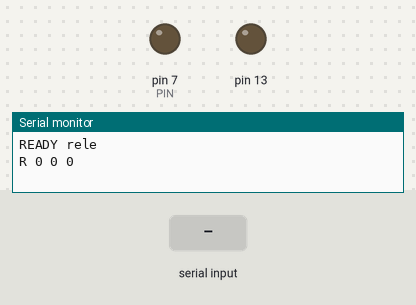
Bench run of a sketch on a simulated Arduino Uno, built with avr-gcc and run on an emulated ATmega328P. Shown: output pins drawn as LEDs (lit = HIGH), the last lines printed to the serial monitor. Dashed ring = blinking. The test bench sets the inputs (shaded band).

Above: at 1.2 s.
1.3 s: "L90\n" received over Serial
At 1.67 s:
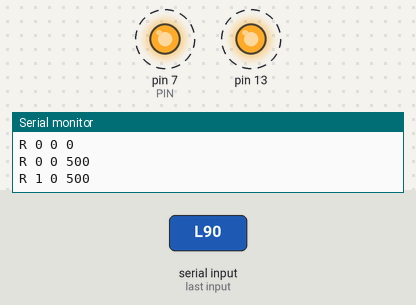
4.3 s: "R90\n" received over Serial
At 4.3 s:
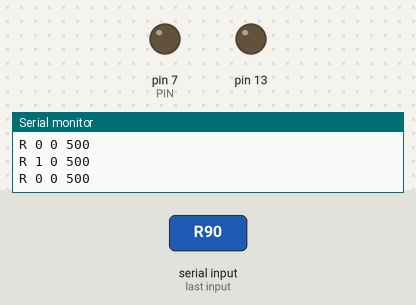
5.8 s: "T90\n" received over Serial
At 6.8 s:
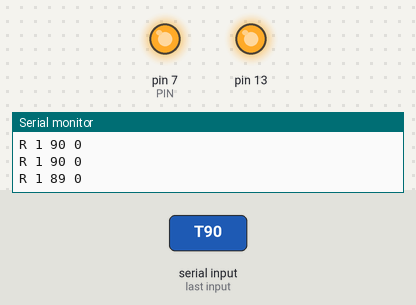
Timing chart, 0 to 8.8 s (numbered marks = the images above; inputs shaded):
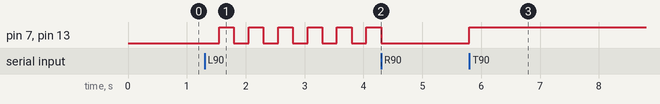

The sketch:

rele.ino
```cpp
// UNO Lab — progetto "rele": un relè, l'interruttore comandato dalla UNO.
// La bobina del relè consuma circa 70 mA, troppo per un pin: la comanda il transistor PN2222.
// Collegamenti:
//   pin 7 -> resistenza 1 kohm -> base (B) del transistor; emettitore (E) -> riga –
//   collettore (C) -> un piedino della bobina del relè; l'altro piedino della bobina -> riga +
//   diodo tra i due piedini della bobina, con la striscia verso la riga + (protegge il transistor)
//   relè: COM -> riga +, NO -> LED verde, NC -> LED rosso (piedino corto -> 220 ohm -> riga –)
// A relè spento è acceso il rosso (NC), a relè acceso il verde (NO). Si sente il "clic".
// Comandi: ID?  |  R1 acceso, R0 spento  |  T<secondi> acceso per un po'  |  L<ms> lampeggio (500-5000), L0 stop
// Invio: "R <0/1> <secondi rimasti> <lampeggio ms>"
#include <Arduino.h>

const char* ID = "rele";
const int PIN = 7;

bool acceso = false;
unsigned long fine = 0, periodo = 0, tLamp = 0, tInvio = 0;
char buf[24];
byte len = 0;

void stato() {
  long resto = fine ? ((long)(fine - millis()) + 999) / 1000 : 0;
  if (resto < 0) resto = 0;
  Serial.print("R "); Serial.print(acceso); Serial.print(' '); Serial.print(resto); Serial.print(' '); Serial.println(periodo);
}

void imposta(bool on) {
  acceso = on;
  digitalWrite(PIN, on);
  digitalWrite(13, on);
  stato();
}

void comando(char* c) {
  if (strcmp(c, "ID?") == 0) { Serial.print("ID "); Serial.println(ID); return; }
  if (c[0] == 'R') { fine = 0; periodo = 0; imposta(c[1] == '1'); return; }
  if (c[0] == 'T') {
    long s = constrain(atol(c + 1), 1, 3600);
    periodo = 0; fine = millis() + s * 1000UL;
    imposta(true);
    return;
  }
  if (c[0] == 'L') {
    long ms = atol(c + 1);
    fine = 0;
    periodo = ms == 0 ? 0 : constrain(ms, 500, 5000);   // il relè è meccanico: non troppo veloce
    tLamp = millis();
    if (!periodo) imposta(false); else stato();
    return;
  }
  if (c[0] == '?') { stato(); return; }
  if (c[0]) Serial.println("ERR cmd");
}

void setup() {
  pinMode(PIN, OUTPUT); pinMode(13, OUTPUT);
  Serial.begin(115200);
  Serial.print("READY "); Serial.println(ID);
  imposta(false);
}

void loop() {
  while (Serial.available()) {
    char ch = Serial.read();
    if (ch == '\n' || ch == '\r') { buf[len] = 0; comando(buf); len = 0; }
    else if (len < sizeof(buf) - 1) buf[len++] = ch;
  }
  unsigned long ora = millis();
  if (fine && (long)(ora - fine) >= 0) { fine = 0; imposta(false); }
  if (periodo && ora - tLamp >= periodo / 2) { tLamp = ora; imposta(!acceso); }
  if (fine && ora - tInvio >= 1000) { tInvio = ora; stato(); }
}
```

Measured:
- after the input at 1.3 s, pin 7 (PIN), pin 13: alternates HIGH for 0.25 s and LOW for 0.25 s, starting after 0.25 s
- after the input at 4.3 s, pin 7 (PIN), pin 13: stops changing and stays LOW
- after the input at 5.8 s, pin 7 (PIN), pin 13: LOW → HIGH at once
